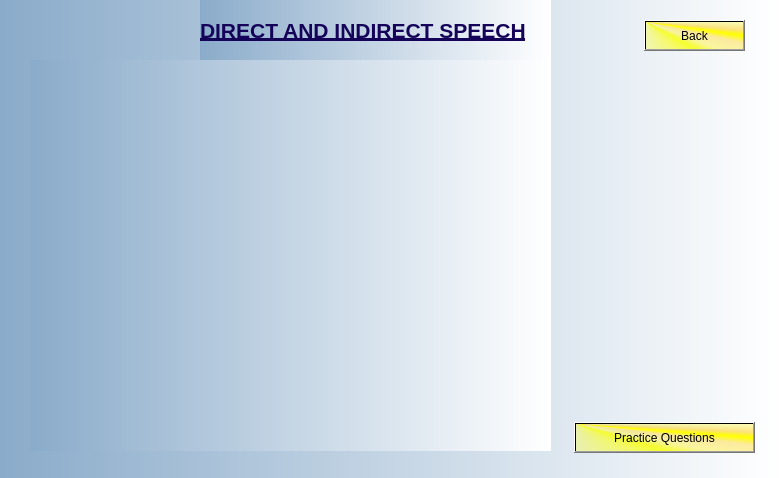
<?xml version="1.0" encoding="UTF-8"?>
<ui version="4.0">
 <class>speech</class>
 <widget class="QDialog" name="speech">
  <property name="geometry">
   <rect>
    <x>0</x>
    <y>0</y>
    <width>780</width>
    <height>478</height>
   </rect>
  </property>
  <property name="windowTitle">
   <string>Dialog</string>
  </property>
  <property name="styleSheet">
   <string notr="true">background-color: qlineargradient(spread:pad, x1:0, y1:0, x2:1, y2:0, stop:0 rgba(138, 171, 202, 255), stop:1 rgba(255, 255, 255, 255));</string>
  </property>
  <widget class="QLabel" name="label">
   <property name="geometry">
    <rect>
     <x>200</x>
     <y>-10</y>
     <width>351</width>
     <height>81</height>
    </rect>
   </property>
   <property name="text">
    <string>&lt;html&gt;&lt;head/&gt;&lt;body&gt;&lt;p&gt;&lt;span style=&quot; font-size:16pt; font-weight:600; text-decoration: underline; color:#140359;&quot;&gt;DIRECT AND INDIRECT SPEECH&lt;/span&gt;&lt;/p&gt;&lt;/body&gt;&lt;/html&gt;</string>
   </property>
  </widget>
  <widget class="QPushButton" name="pushButton">
   <property name="geometry">
    <rect>
     <x>574</x>
     <y>422</y>
     <width>181</width>
     <height>31</height>
    </rect>
   </property>
   <property name="styleSheet">
    <string notr="true">font: 75 14pt &quot;MS Sans Serif&quot;;
background-color: qconicalgradient(cx:0, cy:0, angle:135, stop:0 rgba(255, 255, 0, 69), stop:0.375 rgba(255, 255, 0, 69), stop:0.423533 rgba(251, 255, 0, 145), stop:0.45 rgba(247, 255, 0, 208), stop:0.477581 rgba(255, 244, 71, 130), stop:0.518717 rgba(255, 218, 71, 130), stop:0.55 rgba(255, 255, 0, 255), stop:0.57754 rgba(255, 203, 0, 130), stop:0.625 rgba(255, 255, 0, 69), stop:1 rgba(255, 255, 0, 69));</string>
   </property>
   <property name="text">
    <string>Practice Questions</string>
   </property>
  </widget>
  <widget class="QLabel" name="label_2">
   <property name="geometry">
    <rect>
     <x>30</x>
     <y>60</y>
     <width>521</width>
     <height>391</height>
    </rect>
   </property>
   <property name="text">
    <string/>
   </property>
  </widget>
  <widget class="QPushButton" name="pushButton_2">
   <property name="geometry">
    <rect>
     <x>644</x>
     <y>20</y>
     <width>101</width>
     <height>31</height>
    </rect>
   </property>
   <property name="styleSheet">
    <string notr="true">background-color: qconicalgradient(cx:0, cy:0, angle:135, stop:0 rgba(255, 255, 0, 69), stop:0.375 rgba(255, 255, 0, 69), stop:0.423533 rgba(251, 255, 0, 145), stop:0.45 rgba(247, 255, 0, 208), stop:0.477581 rgba(255, 244, 71, 130), stop:0.518717 rgba(255, 218, 71, 130), stop:0.55 rgba(255, 255, 0, 255), stop:0.57754 rgba(255, 203, 0, 130), stop:0.625 rgba(255, 255, 0, 69), stop:1 rgba(255, 255, 0, 69));
font: 75 14pt &quot;MS Sans Serif&quot;;</string>
   </property>
   <property name="text">
    <string>Back</string>
   </property>
  </widget>
 </widget>
 <resources/>
 <connections/>
</ui>
